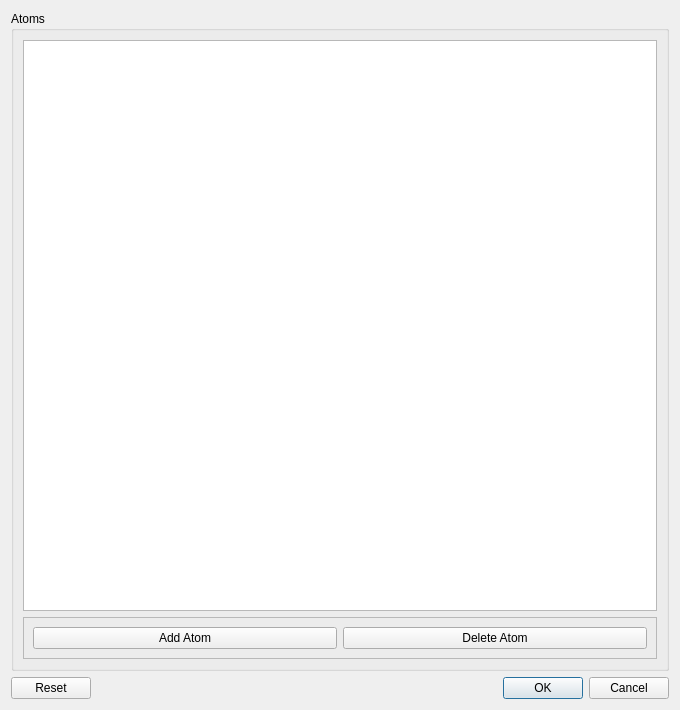
<?xml version="1.0" encoding="UTF-8"?>
<ui version="4.0">
 <class>Dialog</class>
 <widget class="QDialog" name="Dialog">
  <property name="geometry">
   <rect>
    <x>0</x>
    <y>0</y>
    <width>680</width>
    <height>710</height>
   </rect>
  </property>
  <property name="minimumSize">
   <size>
    <width>680</width>
    <height>710</height>
   </size>
  </property>
  <property name="windowTitle">
   <string>Edit Atoms</string>
  </property>
  <property name="windowIcon">
   <iconset resource="gsresources.qrc">
    <normaloff>:/images/images/GSLogo.svg</normaloff>:/images/images/GSLogo.svg</iconset>
  </property>
  <property name="sizeGripEnabled">
   <bool>false</bool>
  </property>
  <property name="modal">
   <bool>false</bool>
  </property>
  <layout class="QVBoxLayout" name="verticalLayout_2" stretch="10,1">
   <item>
    <widget class="QGroupBox" name="groupBox">
     <property name="title">
      <string>Atoms</string>
     </property>
     <layout class="QVBoxLayout" name="verticalLayout">
      <item>
       <widget class="QTableView" name="atomsTableView"/>
      </item>
      <item>
       <widget class="QFrame" name="frame_2">
        <property name="frameShape">
         <enum>QFrame::StyledPanel</enum>
        </property>
        <property name="frameShadow">
         <enum>QFrame::Raised</enum>
        </property>
        <layout class="QHBoxLayout" name="horizontalLayout_2">
         <item>
          <widget class="QPushButton" name="addAtomButton">
           <property name="text">
            <string>Add Atom</string>
           </property>
          </widget>
         </item>
         <item>
          <widget class="QPushButton" name="delAtomButton">
           <property name="text">
            <string>Delete Atom</string>
           </property>
          </widget>
         </item>
        </layout>
       </widget>
      </item>
     </layout>
    </widget>
   </item>
   <item>
    <widget class="QDialogButtonBox" name="buttonBox">
     <property name="orientation">
      <enum>Qt::Horizontal</enum>
     </property>
     <property name="standardButtons">
      <set>QDialogButtonBox::Cancel|QDialogButtonBox::Ok|QDialogButtonBox::Reset</set>
     </property>
    </widget>
   </item>
  </layout>
 </widget>
 <resources>
  <include location="gsresources.qrc"/>
 </resources>
 <connections>
  <connection>
   <sender>buttonBox</sender>
   <signal>accepted()</signal>
   <receiver>Dialog</receiver>
   <slot>accept()</slot>
   <hints>
    <hint type="sourcelabel">
     <x>248</x>
     <y>254</y>
    </hint>
    <hint type="destinationlabel">
     <x>157</x>
     <y>274</y>
    </hint>
   </hints>
  </connection>
  <connection>
   <sender>buttonBox</sender>
   <signal>rejected()</signal>
   <receiver>Dialog</receiver>
   <slot>reject()</slot>
   <hints>
    <hint type="sourcelabel">
     <x>316</x>
     <y>260</y>
    </hint>
    <hint type="destinationlabel">
     <x>286</x>
     <y>274</y>
    </hint>
   </hints>
  </connection>
 </connections>
</ui>
